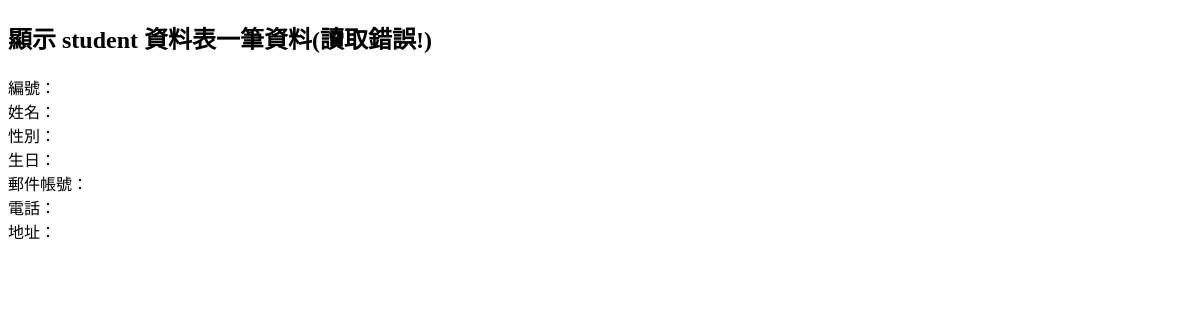
Page /listone/ on the earlier database version.
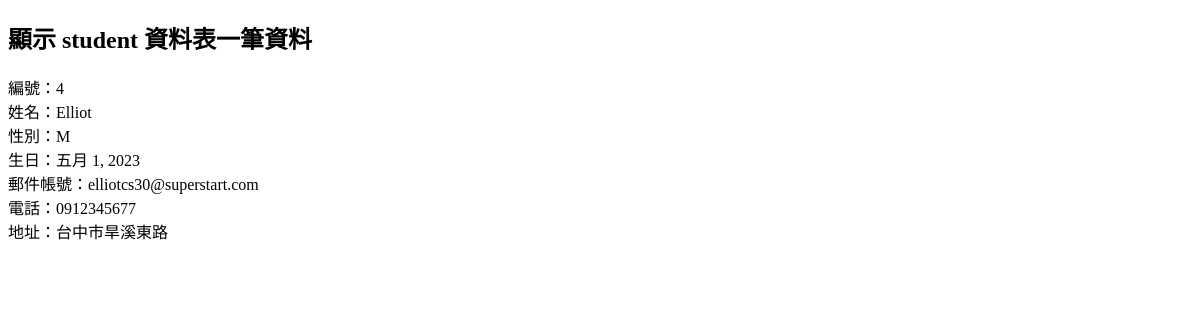
Same page on the later database version.
### studentsapp/models.py (models this page shows)
class student(models.Model):
    cName = models.CharField(max_length=20, null=False)
    cSex = models.CharField(max_length=2, default='M', null=False)
    cBirthday = models.DateField(null=False)
    cEmail = models.EmailField(max_length=100, blank=True, default='')
    cPhone = models.CharField(max_length=50, blank=True, default='')
    cAddr = models.CharField(max_length=255, blank=True, default='')

### studentsapp/views.py (the view)
# urls.py: path('listone/', views.listone),
def listone(request):
    try:
        unit = student.objects.get(cName="Elliot") # 讀取一筆資料
    except:
        errormessage = "(讀取錯誤!)"
    return render(request, "listone.html", locals())

### templates/listone.html (shortened to what this page needs)
<!DOCTYPE html>
<html>
	<head>
	</head>
	<body>
		<h2>顯示 student 資料表一筆資料{{errormessage}}</h2>
        編號：{{ unit.id }} <br />
        姓名：{{ unit.cName }}  <br />
        性別：{{ unit.cSex }}  <br />
        生日：{{ unit.cBirthday}}  <br />
        郵件帳號：{{unit.cEmail }}  <br />
        電話：{{ unit.cPhone }}  <br />
        地址：{{ unit.cAddr}}  <br />
	</body>
</html>

Differences in the rows shown:
added student: id "4", cName "Elliot", cSex "M", cBirthday "五月 1, 2023", cEmail "elliotcs30@superstart.com", cPhone "0912345677", cAddr "台中市旱溪東路"
Other differences:
{{ errormessage }}: "(讀取錯誤!)" → (not shown)
